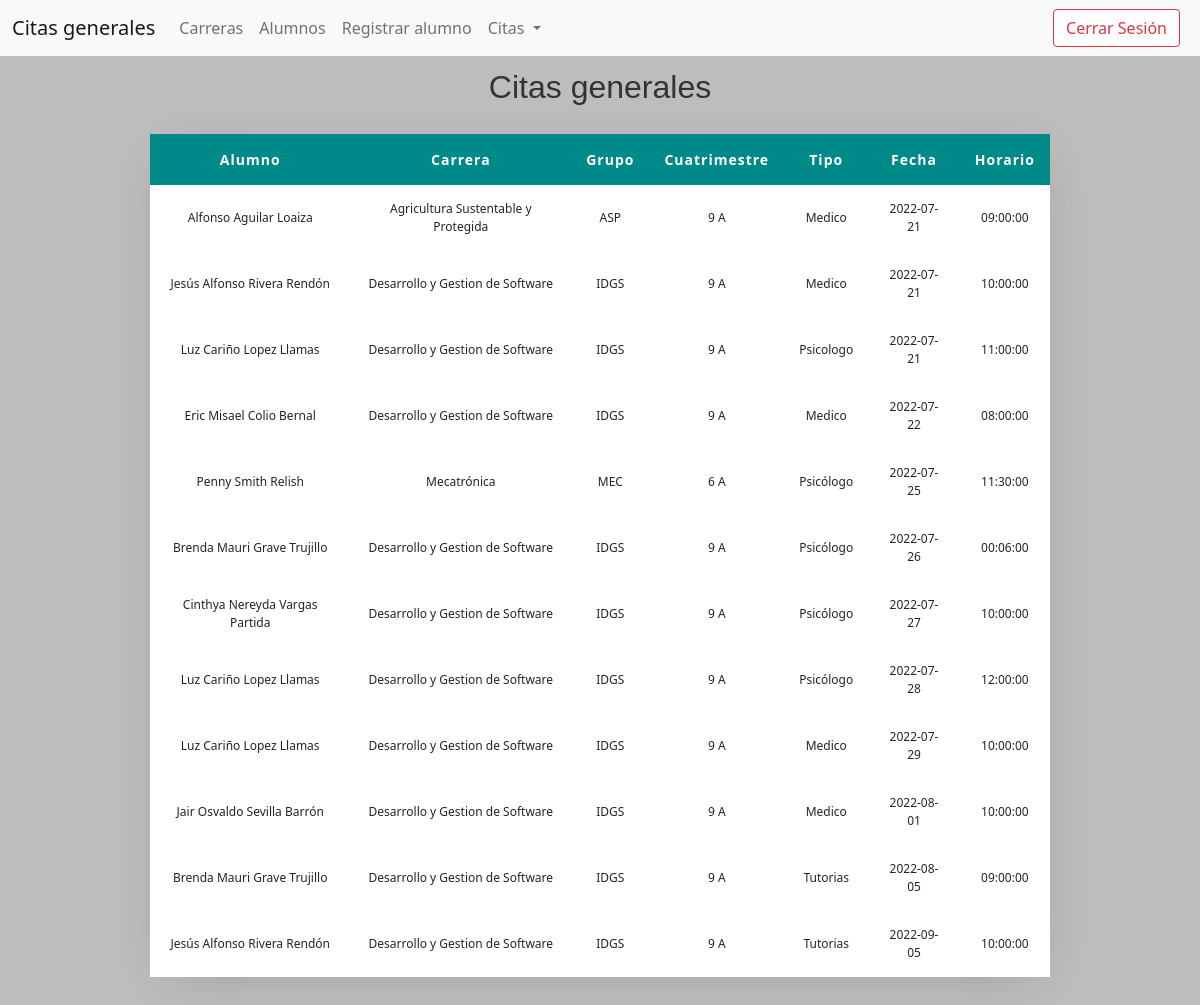
The app's page /pagina/tutorias/lista_citas.php (signed in) with its own data.
### tables this page shows
CREATE TABLE `persona` (
  `id` bigint(20) UNSIGNED NOT NULL,
  `nombre` char(50) NOT NULL,
  `a_paterno` char(30) NOT NULL,
  `a_materno` char(30) NOT NULL,
  `edad` int(11) NOT NULL,
  `genero` char(15) NOT NULL,
  `created_at` timestamp NULL DEFAULT NULL,
  `updated_at` timestamp NULL DEFAULT NULL
);

CREATE TABLE `carrera` (
  `id` bigint(20) UNSIGNED NOT NULL,
  `nombre_carrera` char(50) NOT NULL,
  `imagen` varchar(900) NOT NULL,
  `created_at` timestamp NULL DEFAULT NULL,
  `updated_at` timestamp NULL DEFAULT NULL
);

CREATE TABLE `grupo` (
  `id` bigint(20) UNSIGNED NOT NULL,
  `nombre_grupo` char(30) NOT NULL,
  `grado` char(20) NOT NULL,
  `grupo` char(1) NOT NULL,
  `imagen` varchar(900) NOT NULL,
  `fkcarrera` bigint(20) UNSIGNED NOT NULL,
  `created_at` timestamp NULL DEFAULT NULL,
  `updated_at` timestamp NULL DEFAULT NULL
);

CREATE TABLE `citas` (
  `id` bigint(20) UNSIGNED NOT NULL,
  `tipo_cita` char(50) NOT NULL,
  `fecha` date NOT NULL,
  `hora` time NOT NULL,
  `estatus` tinyint(1) NOT NULL,
  `fkalumno` bigint(20) UNSIGNED NOT NULL,
  `fkencargada` bigint(20) UNSIGNED NOT NULL,
  `created_at` timestamp NULL DEFAULT NULL,
  `updated_at` timestamp NULL DEFAULT NULL
);

### pagina/tutorias/clases/clases.php (called while the page is built, shortened)
<?php
class Citas{
	function __construct(){
		require_once("conexion.php");
		$this->conexion= new Conexion();
	}
	function mostrar(){
		$consulta="SELECT nombre, a_paterno, a_materno, nombre_carrera, nombre_grupo, grado, grupo, tipo_cita, hora, fecha FROM alumno a INNER JOIN citas c ON a.id=c.fkalumno INNER JOIN persona p ON p.id=a.fkpersona INNER JOIN grupo g ON g.id=a.fkgrupo INNER JOIN carrera ca ON ca.id=g.fkcarrera WHERE estatus=1 ORDER BY fecha, hora ASC";
		$resultado=$this->conexion->returnConsulta($consulta);
		return $resultado;
	}
}
?>

### pagina/tutorias/clases/conexion.php (called while the page is built, shortened)
<?php
class Conexion extends mysqli{
    function returnConsulta($consulta){
        $datos=$this->query($consulta);
        return $datos;
    }
}
?>

### pagina/tutorias/lista_citas.php (the view, shortened to what this page needs)
<?php
require_once("clases/clases.php");
$cita= new Citas();
$registros=$cita->mostrar();
?>
<!DOCTYPE html>
<html lang="en">
<head>
    <link rel="stylesheet" href="css/estilo.css">
    <link rel="stylesheet" href="css/bootstrap.css">
</head>
<body>
<nav class="navbar navbar-expand-lg navbar-light bg-light fixed-top">
  <div class="container-fluid">
    <a class="navbar-brand" href="lista_citas.php">Citas generales</a>
    <div class="collapse navbar-collapse" id="navbarSupportedContent">
      <ul class="navbar-nav me-auto mb-2 mb-lg-0">
        <li class="nav-item">
            <a class="nav-link" href="lista_carrera.php">Carreras</a>
        </li>
        <li class="nav-item">
            <a class="nav-link" href="lista_alumno.php">Alumnos</a>
        </li>
        <li class="nav-item">
            <a class="nav-link" href="formulario_alumno.php">Registrar alumno</a>
        </li>
        <li class="nav-item dropdown">
          <a class="nav-link dropdown-toggle" href="#" id="navbarDropdown" role="button" data-bs-toggle="dropdown" aria-expanded="false">
            Citas
          </a>
        </li>
      </ul>
      <form class="d-flex">
        <a href="cerrar_sesion.php" id="logout" class="form-control me-2 btn-outline-danger">Cerrar Sesión</a>
      </form>
    </div>
  </div>
</nav><br><br>
    <div align="center">
    <h2>Citas generales</h2>
    <table align="center">
        <thead>
            <tr>
                <th>Alumno</th>
                <th>Carrera</th>
                <th>Grupo</th>
                <th>Cuatrimestre</th>
                <th>Tipo</th>
                <th>Fecha</th>
                <th>Horario</th>
            </tr>
        </thead>
        <tbody>
            <?php
                while($fila=mysqli_fetch_array($registros)){
             ?>
            <tr>
                <td><?=$fila['nombre']." ".$fila['a_paterno']." ".$fila['a_materno']; ?></td>
                <td><?=$fila['nombre_carrera']; ?></td>
                <td><?=$fila['nombre_grupo']; ?></td>
                <td><?=$fila['grado']." ".$fila['grupo']; ?></td>
                <td><?=$fila['tipo_cita']; ?></td>
                <td><?=$fila['fecha']; ?></td>
                <td><?=$fila['hora']; ?></td>
            </tr>
            <?php
                }
            ?>
        </tbody>
    </table><br><br>
</div>
</body>
</html>

### pagina/tutorias/css/estilo.css (style rules this page uses)
html, body, h1, h2, form, label, header { margin: 0; padding: 0; border: 0; font-size: 100%; vertical-align: baseline; }
html, body { padding: 0; margin: 0; background: #bdbdbd; font-family: 'Raleway', sans-serif; }
table { background-color: white; text-align: center; border-collapse: collapse; width: 75%; box-shadow: 2px 9px 49px -17px rgba(0, 0, 0, 0.2); }
thead { background-color: #008989; color: white; }
th, td { padding: 15px; }
th { border: 1px solid #ddd; font-size: 14px; letter-spacing: 1px; color: white; }
td { font-size: 12px; border: 1px solid #ddd; }
h2 { font-size: 24px; color: #333; letter-spacing: 1px; font-family: 'Raleway', sans-serif; font-weight: 400; margin: 1em 0em .5em 0em; }
h2, h1 { margin: 0; padding: 20px; font-family: 'Relaway', sans-serif; font-weight: 600; letter-spacing: 0px; }
#logout { float: right; text-decoration: none; }

### records on screen
persona: nombre "Alfonso", a_paterno "Aguilar", a_materno "Loaiza", carrera.nombre_carrera "Agricultura Sustentable y Protegida", grupo.nombre_grupo "ASP", grupo.grado "9", grupo.grupo "A", citas.tipo_cita "Medico", citas.fecha "2022-07-21", citas.hora "09:00:00"
persona: nombre "Jesús Alfonso", a_paterno "Rivera", a_materno "Rendón", carrera.nombre_carrera "Desarrollo y Gestion de Software", grupo.nombre_grupo "IDGS", grupo.grado "9", grupo.grupo "A", citas.tipo_cita "Medico", citas.fecha "2022-07-21", citas.hora "10:00:00", citas.tipo_cita "Tutorias", citas.fecha "2022-09-05"
persona: nombre "Luz Cariño", a_paterno "Lopez", a_materno "Llamas", carrera.nombre_carrera "Desarrollo y Gestion de Software", grupo.nombre_grupo "IDGS", grupo.grado "9", grupo.grupo "A", citas.tipo_cita "Psicologo", citas.fecha "2022-07-21", citas.hora "11:00:00", citas.tipo_cita "Psicólogo", citas.fecha "2022-07-28", citas.hora "12:00:00", citas.tipo_cita "Medico", citas.fecha "2022-07-29", citas.hora "10:00:00"
persona: nombre "Eric Misael", a_paterno "Colio", a_materno "Bernal", carrera.nombre_carrera "Desarrollo y Gestion de Software", grupo.nombre_grupo "IDGS", grupo.grado "9", grupo.grupo "A", citas.tipo_cita "Medico", citas.fecha "2022-07-22", citas.hora "08:00:00"
persona: nombre "Penny", a_paterno "Smith", a_materno "Relish", carrera.nombre_carrera "Mecatrónica", grupo.nombre_grupo "MEC", grupo.grado "6", grupo.grupo "A", citas.tipo_cita "Psicólogo", citas.fecha "2022-07-25", citas.hora "11:30:00"
persona: nombre "Brenda Mauri", a_paterno "Grave", a_materno "Trujillo", carrera.nombre_carrera "Desarrollo y Gestion de Software", grupo.nombre_grupo "IDGS", grupo.grado "9", grupo.grupo "A", citas.tipo_cita "Psicólogo", citas.fecha "2022-07-26", citas.hora "00:06:00", citas.tipo_cita "Tutorias", citas.fecha "2022-08-05", citas.hora "09:00:00"
persona: nombre "Cinthya Nereyda", a_paterno "Vargas", a_materno "Partida", carrera.nombre_carrera "Desarrollo y Gestion de Software", grupo.nombre_grupo "IDGS", grupo.grado "9", grupo.grupo "A", citas.tipo_cita "Psicólogo", citas.fecha "2022-07-27", citas.hora "10:00:00"
persona: nombre "Jair Osvaldo", a_paterno "Sevilla", a_materno "Barrón", carrera.nombre_carrera "Desarrollo y Gestion de Software", grupo.nombre_grupo "IDGS", grupo.grado "9", grupo.grupo "A", citas.tipo_cita "Medico", citas.fecha "2022-08-01", citas.hora "10:00:00"
